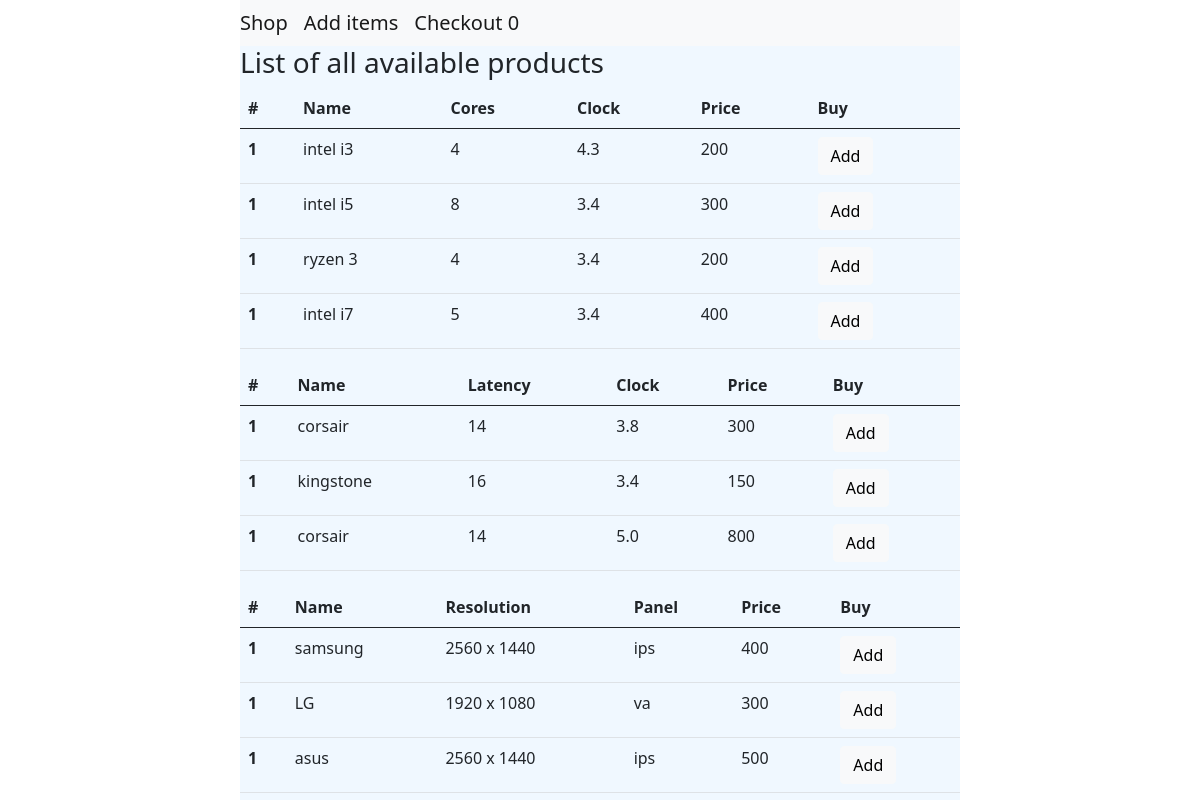
The page / on the database its author committed.
### tables this page shows
CREATE TABLE `cpu` (
  `id` int(11) NOT NULL,
  `name` varchar(100) NOT NULL,
  `cores` varchar(10) NOT NULL,
  `clock` varchar(10) NOT NULL,
  `price` int(11) NOT NULL
);

CREATE TABLE `ram` (
  `id` int(11) NOT NULL,
  `name` text NOT NULL,
  `latency` varchar(20) NOT NULL,
  `clock` varchar(20) NOT NULL,
  `price` int(11) NOT NULL
);

CREATE TABLE `screen` (
  `id` int(11) NOT NULL,
  `name` text NOT NULL,
  `resolution` varchar(20) NOT NULL,
  `panel` varchar(20) NOT NULL,
  `price` int(11) NOT NULL
);

### index.php (called while the page is built)
<?php
require_once('header.php');
require_once('shop.php');
require_once('footer.php');

### shop.php (the view, shortened to what this page needs)
<?php
require_once('database.php');
$stmt =$pdo->prepare('SELECT id, name, cores, clock, price FROM cpu');
$stmt->execute();
$result = $stmt->fetchAll();
if(empty($result)){
    echo    '<div class="alert alert-warning" role="alert">
                <h4 class="alert-heading">The database is empty!</h4>
                <hr>
            </div>';
}else{
    echo '<h3> List of all available products </h3>';
    echo '<table class="table">
            <thead>
            <tr>
                <th scope="col">#</th>
                <th scope="col">Name</th>
                <th scope="col">Cores</th>
                <th scope="col">Clock</th>
                <th scope="col">Price</th>
                <th scope="col">Buy</th>
            </tr>
            </thead>
            <tbody>';
    foreach ($result as $item){
        echo <<<EX
                <tr>
                    <th scope="row">1</th>
                    <td>{$item['name']}</td>
                    <td>{$item['cores']}</td>
                    <td>{$item['clock']}</td>
                    <td>{$item['price']}</td>
                    <td><a type="button" id="buy_button" class="btn btn-light" href="shop.php?type=cpu&id={$item['id']}&name={$item['name']}&cores={$item['cores']}&clock={$item['clock']}&price={$item['price']}">Add</a></td>
                </tr>
        EX;
    }
    echo '</tbody>
        </table>';
}
$stmt =$pdo->prepare('SELECT id, name, latency, clock, price FROM ram');
$stmt->execute();
$result = $stmt->fetchAll();
if(empty($result)){
    echo '<h3> List of all available ram </h3>';
    echo    '<div class="alert alert-warning" role="alert">
                <h4 class="alert-heading">The database is empty!</h4>
                <hr>
            </div>';
}else{
    echo '<table class="table">
            <thead>
            <tr>
                <th scope="col">#</th>
                <th scope="col">Name</th>
                <th scope="col">Latency</th>
                <th scope="col">Clock</th>
                <th scope="col">Price</th>
                <th scope="col">Buy</th>
            </tr>
            </thead>
            <tbody>';
    foreach ($result as $item){
        echo <<<EX
                <tr>
                    <th scope="row">1</th>
                    <td>{$item['name']}</td>
                    <td>{$item['latency']}</td>
                    <td>{$item['clock']}</td>
                    <td>{$item['price']}</td>
                    <td><a type="button" id="buy_button" class="btn btn-light" href="shop.php?type=ram&id={$item['id']}&name={$item['name']}&latency={$item['latency']}&clock={$item['clock']}&price={$item['price']}">Add</a></td>
                </tr>
        EX;
    }
    echo '</tbody>
        </table>';
}
$stmt =$pdo->prepare('SELECT id, name, resolution, panel, price FROM screen');
$stmt->execute();
$result = $stmt->fetchAll();
if(empty($result)){
    echo '<h3> List of all available screens </h3>';
    echo    '<div class="alert alert-warning" role="alert">
                <h4 class="alert-heading">The database is empty!</h4>
                <hr>
            </div>';
}else{
    echo '<table class="table">
            <thead>
            <tr>
                <th scope="col">#</th>
                <th scope="col">Name</th>
                <th scope="col">Resolution</th>
                <th scope="col">Panel</th>
                <th scope="col">Price</th>
                <th scope="col">Buy</th>
            </tr>
            </thead>
            <tbody>';
    foreach ($result as $item){
        echo <<<EX
                <tr>
                    <th scope="row">1</th>
                    <td>{$item['name']}</td>
                    <td>{$item['resolution']}</td>
                    <td>{$item['panel']}</td>
                    <td>{$item['price']}</td>
                    <td><a type="button" id="buy_button" class="btn btn-light" href="shop.php?type=screen&id={$item['id']}&name={$item['name']}&resolution={$item['resolution']}&panel={$item['panel']}&price={$item['price']}">Add</a></td>
                </tr>
        EX;
    }
    echo '</tbody>
        </table>';
}

### header.php (shortened to what this page needs)
<!doctype html>
<head>
    <link rel="stylesheet" href="css/style.css">
    <link href="https://cdn.jsdelivr.net/npm/bootstrap@5.0.2/dist/css/bootstrap.min.css" rel="stylesheet">
    </head>
    <body>
        <div class="content">
            <nav class="navbar navbar-light bg-light -sm">
            <ul class="nav">
                <li class="nav-item">
                <a class="navbar-brand" href="index.php">Shop</a>
                </li>
                <li class="nav-item">
                <a class="navbar-brand" href="items.php">Add items</a>
                </li>
                <li class="nav-item">
                <a class="navbar-brand" href="checkout.php">Checkout <?php echo$_SESSION['cart_count'];?></a>
                </li>
            </ul>
            </nav>

### footer.php (shortened to what this page needs)
</div>
</body>

### css/style.css (style rules this page uses)
.content { min-height: 100%; height: auto; margin: auto; width: 60%; background-color: aliceblue; }
html,body { height:100%; }

### rows shown on the page
cpu: name "intel i3", cores "4", clock "4.3", price "200"
cpu: name "intel i5", cores "8", clock "3.4", price "300"
cpu: name "ryzen 3", cores "4", clock "3.4", price "200"
cpu: name "intel i7", cores "5", clock "3.4", price "400"
ram: name "corsair", latency "14", clock "3.8", price "300"
ram: name "kingstone", latency "16", clock "3.4", price "150"
ram: name "corsair", latency "14", clock "5.0", price "800"
screen: name "samsung", resolution "2560 x 1440", panel "ips", price "400"
screen: name "LG", resolution "1920 x 1080", panel "va", price "300"
screen: name "asus", resolution "2560 x 1440", panel "ips", price "500"

### other values the page prints
$_SESSION['cart_count'] "0"
